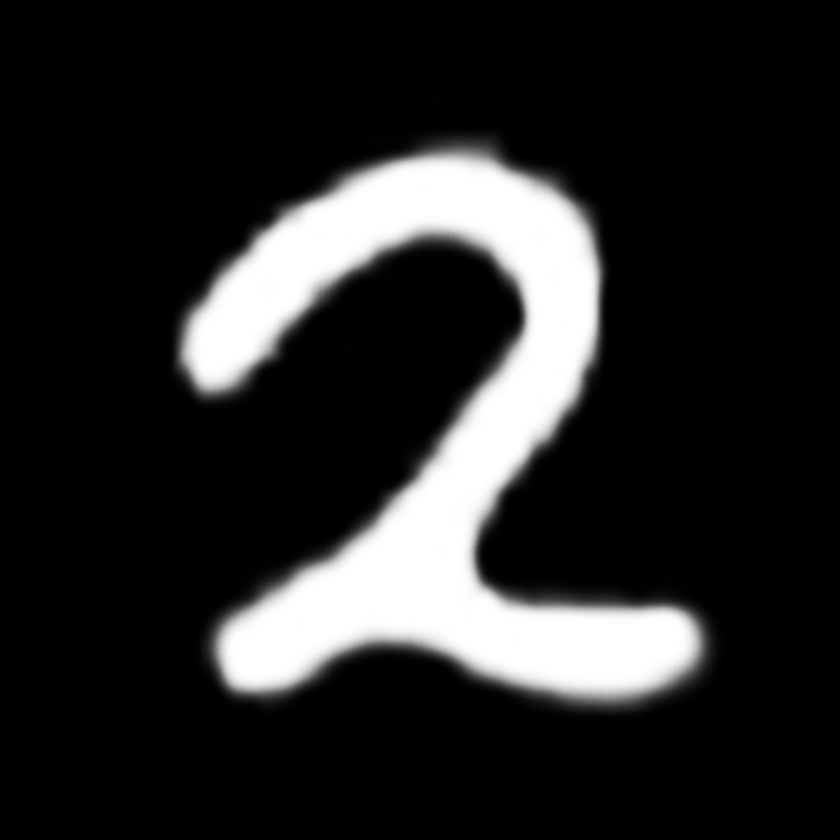
#> input picture media/images/mnist/mnist-sample-2.png, 840 x 840 px, shrunk from 1024 x 1024 before the run, found by its file name
$ jupyter execute sandbox.ipynb
#> lines starting #> are read from the running program, lines starting #| are printed output that depends on the picture
[cell 1]
from PIL import Image
import numpy as np
import matplotlib.pyplot as plt

# Load image
img = Image.open('mnist-sample-2.png').convert('L')
img_np = np.array(img) / 255.0

# Function to add Gaussian noise
def add_noise(image, noise_level):
#> called with noise_level = 0.5
    noise = np.random.normal(0, noise_level, image.shape)
    noisy_img = image + noise
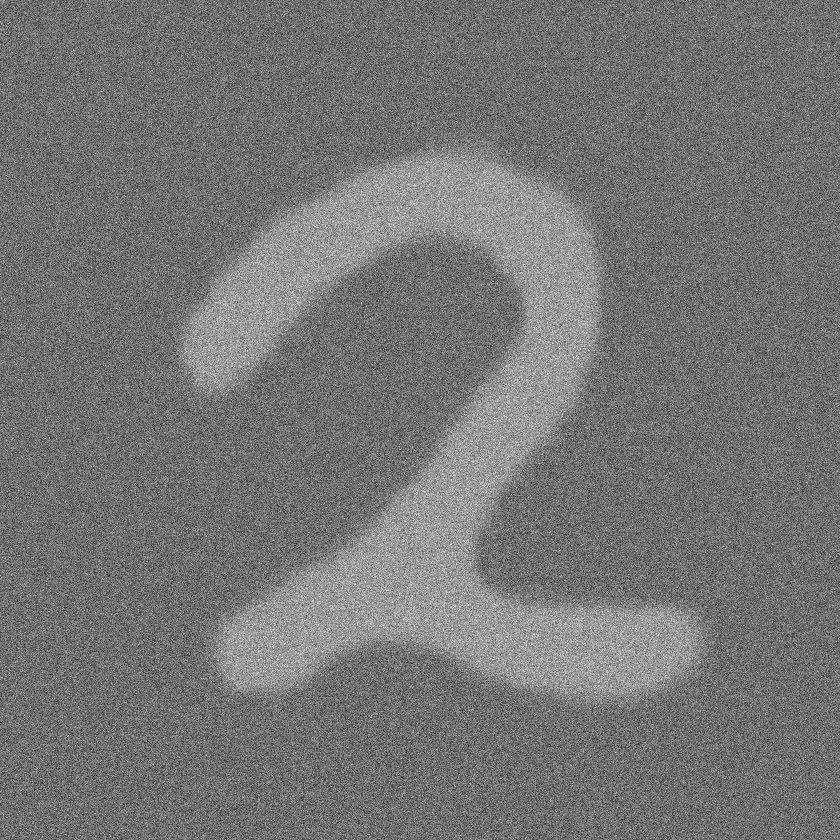
#> noisy_img: shape (840, 840) float64; min -2.5, max 3.23, mean 0.156; drawn with min black and max white
    return np.clip(noisy_img, 0, 1)
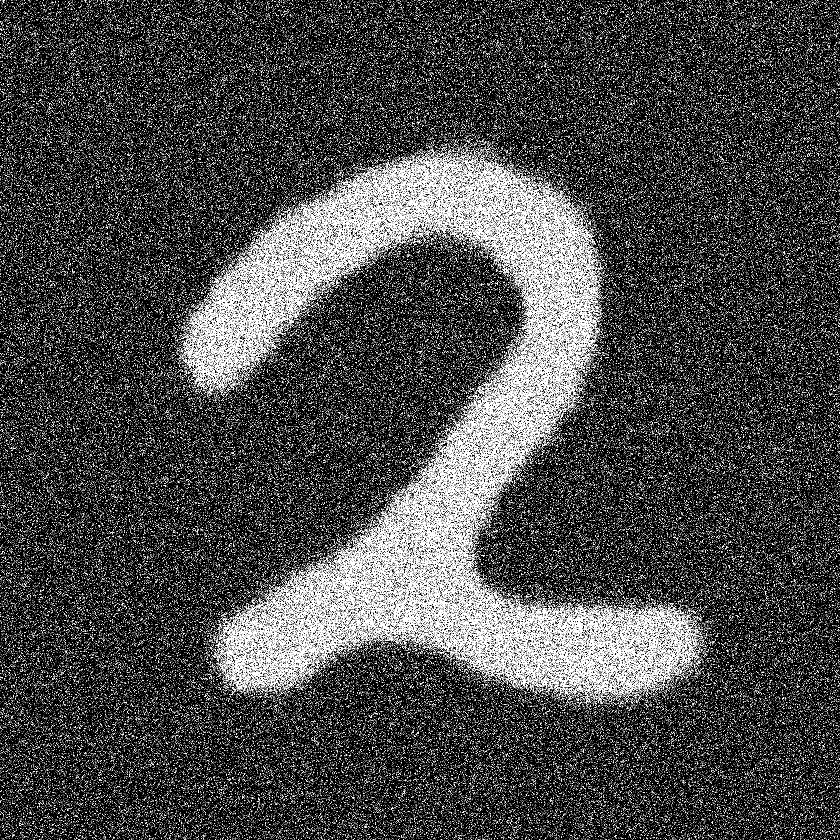
#> returned value: shape (840, 840) float64; min 0, max 1, mean 0.29

# Images
img_clean = img_np
img_little_noise = add_noise(img_np, 0.5)
img_more_noise = add_noise(img_np, 2)
#> call 2 of add_noise, with noise_level = 2
#> in add_noise (call 2), `noisy_img = image + noise`:
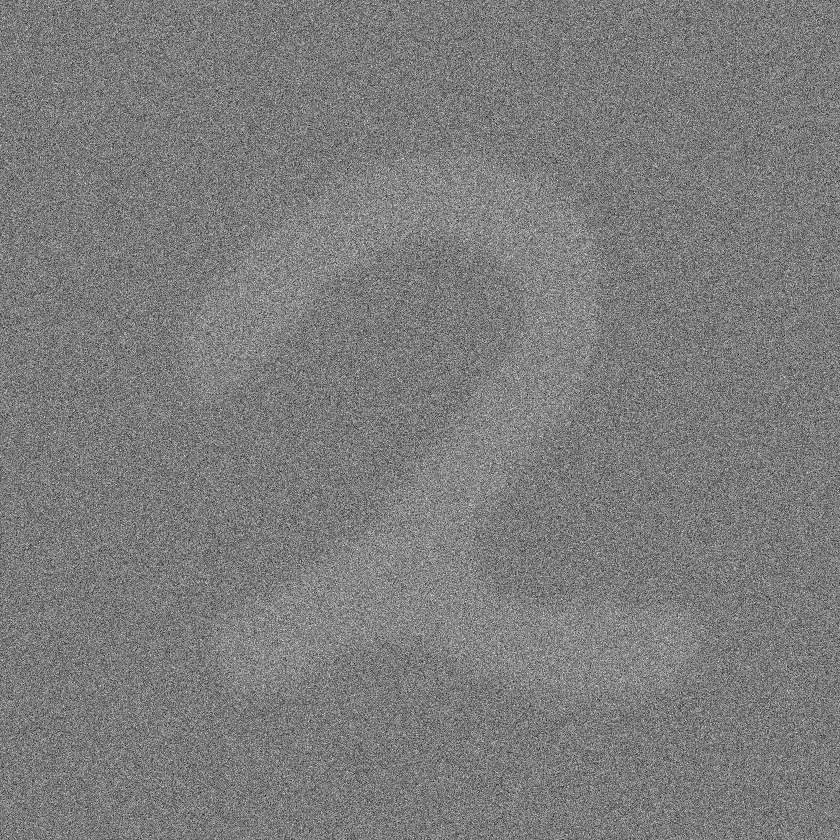
#> noisy_img: shape (840, 840) float64; min -9.64, max 10.4, mean 0.154; drawn with min black and max white
#> in add_noise (call 2), `return np.clip(noisy_img, 0, 1)`:
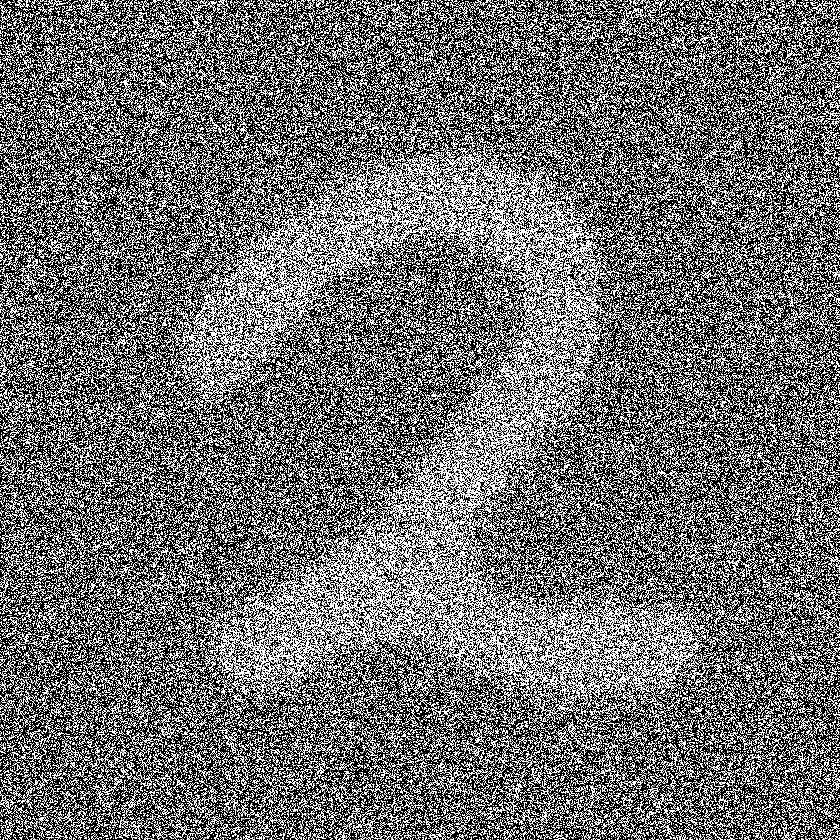
#> returned value: shape (840, 840) float64; min 0, max 1, mean 0.433
img_xt = np.random.normal(0.5, 0.5, img_np.shape)
img_xt = np.clip(img_xt, 0, 1)

# Save each
img_clean = Image.fromarray((img_clean * 255).astype(np.uint8))
img_little_noise = Image.fromarray((img_little_noise * 255).astype(np.uint8))
img_more_noise = Image.fromarray((img_more_noise * 255).astype(np.uint8))
img_xt = Image.fromarray((img_xt * 255).astype(np.uint8))
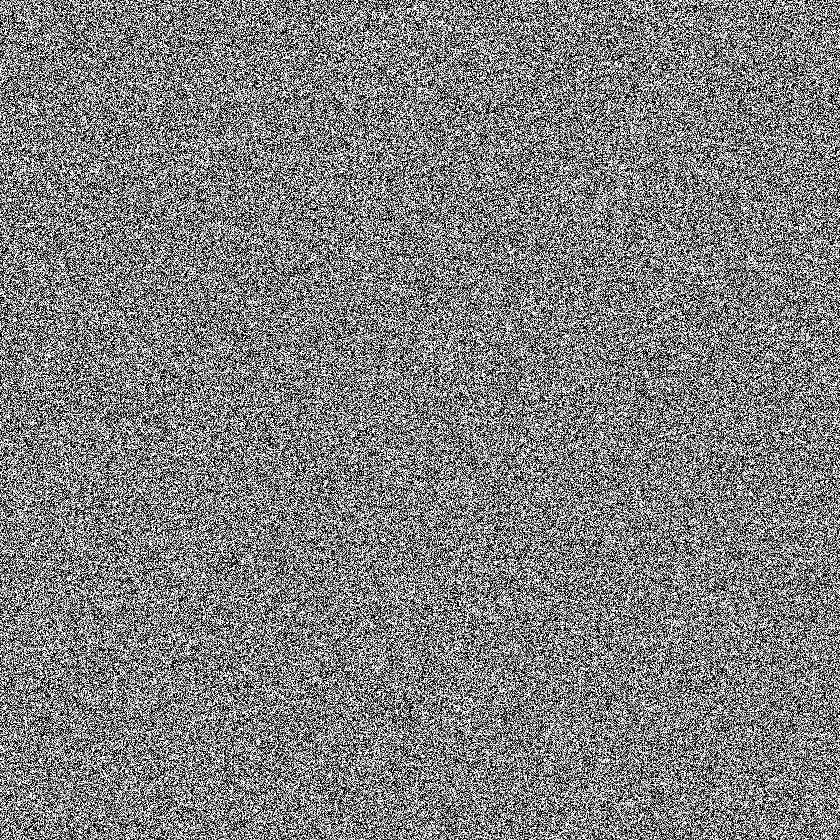
#> img_xt: PIL image 840x840 L; min 0, max 255, mean 127.2

img_clean.save('mnist-sample-2-clean.png')
img_little_noise.save('mnist-sample-2-little-noise.png')
img_more_noise.save('mnist-sample-2-more-noise.png')
img_xt.save('mnist-sample-2-xT.png')

# Show images
fig, axs = plt.subplots(1, 4, figsize=(12, 3))
axs[0].imshow(img_clean, cmap='gray')
axs[0].set_title('Original')
axs[1].imshow(img_little_noise, cmap='gray')
axs[1].set_title('Little Noise')
axs[2].imshow(img_more_noise, cmap='gray')
axs[2].set_title('More Noise')
axs[3].imshow(img_xt, cmap='gray')
axs[3].set_title('x_T (Diffusion)')
for ax in axs:
    ax.axis('off')
plt.tight_layout()
plt.show()

[cell 2]
import numpy as np

# Parameters for 3 Gaussians
means = [0, 2, 5]
stds = [0.5, 1.0, 0.7]
weights = [1, 1, 1]

x = np.linspace(-2, 8, 500)
densities = [w * (1/(s * np.sqrt(2 * np.pi))) * np.exp(-0.5 * ((x - m)/s)**2)
             for m, s, w in zip(means, stds, weights)]
total_density = np.sum(densities, axis=0)

plt.figure(figsize=(6, 4))
for i, d in enumerate(densities):
    plt.plot(x, d, label=f'Gaussian {i+1}')
plt.plot(x, total_density, 'k--', label='Sum')
plt.title('Density of 3 Gaussians')
plt.xlabel('x')
plt.ylabel('Density')
plt.legend()
plt.show()
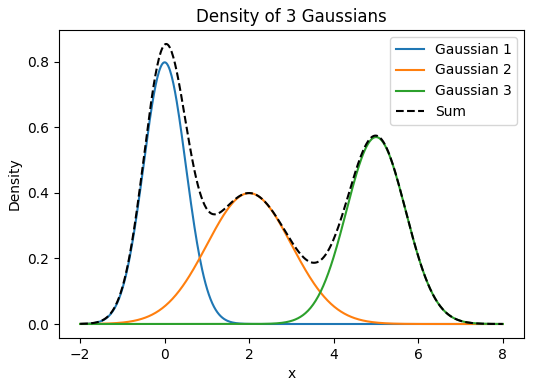
#> figure drawn by matplotlib, 1 panel; curve peaks at x = 0.00401, y = 0.798; curve peaks at x = 2.01, y = 0.399; curve peaks at x = 4.99, y = 0.57


# Mix total_density with its average (mean)
alpha = 0.5  # mixing coefficient
avg_density = np.mean(total_density)
mixed_density = alpha * total_density + (1 - alpha) * avg_density

# Normalize both densities so their area sums to 1
total_density_norm = total_density / np.trapz(total_density, x)
mixed_density_norm = mixed_density / np.trapz(mixed_density, x)

plt.figure(figsize=(6, 4))
plt.plot(x, total_density_norm, label='Original Sum (normalized)')
plt.plot(x, mixed_density_norm, label='Mixed with Mean (normalized)', linestyle='--')
plt.title('Mixing Total Density with Its Average (Normalized)')
plt.xlabel('x')
plt.ylabel('Density')
plt.legend()
plt.show()
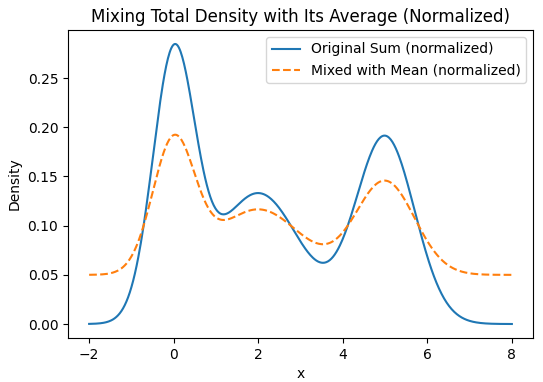
#> figure drawn by matplotlib, 1 panel; curve peaks at x = 0.0441, y = 0.285; curve peaks at x = 0.0441, y = 0.192

# Repeat the mixing and normalization 5 more times, but always mix with the original normalized distribution
densities_list = [total_density_norm]
for i in range(5):
    mixed_density = alpha * densities_list[-1] + (1 - alpha) * total_density_norm
    mixed_density_norm = mixed_density / np.trapz(mixed_density, x)
    densities_list.append(mixed_density_norm)

plt.figure(figsize=(8, 5))
for i, d in enumerate(densities_list):
    label = 'Original' if i == 0 else f'Iteration {i}'
    plt.plot(x, d, label=label)
plt.title('Repeated Mixing with Original (Normalized)')
plt.xlabel('x')
plt.ylabel('Density')
plt.legend()
plt.show()
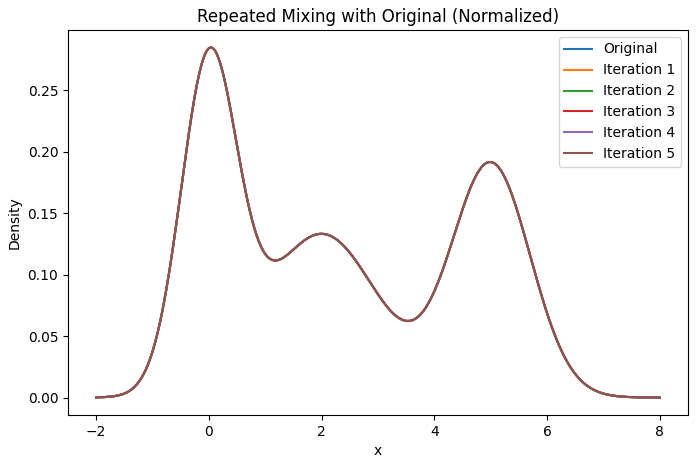
#> figure drawn by matplotlib, 1 panel; curve peaks at x = 0.0441, y = 0.285; curve peaks at x = 0.0441, y = 0.285; curve peaks at x = 0.0441, y = 0.285

[cell 3]
import numpy as np
import matplotlib.pyplot as plt
import seaborn as sns

# Set random seed for reproducibility
np.random.seed(42)

# Parameters for 3 Gaussian components in 2D
means = [np.array([2, 2]), np.array([-2, -2]), np.array([2, -2])]
covs = [np.eye(2) * 0.2, np.eye(2) * 0.3, np.eye(2) * 0.25]
n_samples = 10000

# Generate samples from the mixture
samples = np.vstack([
    np.random.multivariate_normal(mean, cov, n_samples)
    for mean, cov in zip(means, covs)
])

# DDPM noise schedule parameters
T = 30  # total diffusion steps
betas = np.linspace(0.01, 0.2, T)  # linear schedule
alphas = 1 - betas
alphas_bar = np.cumprod(alphas)

# Apply noise at each time step
noisy_samples = [samples]
for t in range(T):
    noise = np.random.randn(*samples.shape)
    x_t = np.sqrt(alphas_bar[t]) * samples + np.sqrt(1 - alphas_bar[t]) * noise
    noisy_samples.append(x_t)

# Create and save each density plot separately
step = 10
for t in range(0, T+1, step):
    # Create a new figure for each plot
    fig, ax = plt.subplots(1, 1, figsize=(4, 4))

    data = noisy_samples[t]
    sns.kdeplot(
        x=data[:, 0], y=data[:, 1],
        fill=True, cmap='viridis', ax=ax,
        levels=50, thresh=0.05, bw_adjust=2.0,  # Smoother bandwidth and fewer levels
        alpha=0.95, linewidths=0.5  # Add smooth contour lines
    )
    ax.set_title(f"Step t={t}")
    ax.set_xlim(-5, 5)
    ax.set_ylim(-5, 5)
    ax.set_aspect('equal')
    ax.axis('off')

    # Save each plot as a separate image
    fig.savefig(f"ddpm_density_step_{t}.png", bbox_inches='tight', pad_inches=0.1, dpi=150)
    plt.close(fig)  # Close the figure to free memory

print("Individual density plots saved successfully!")
